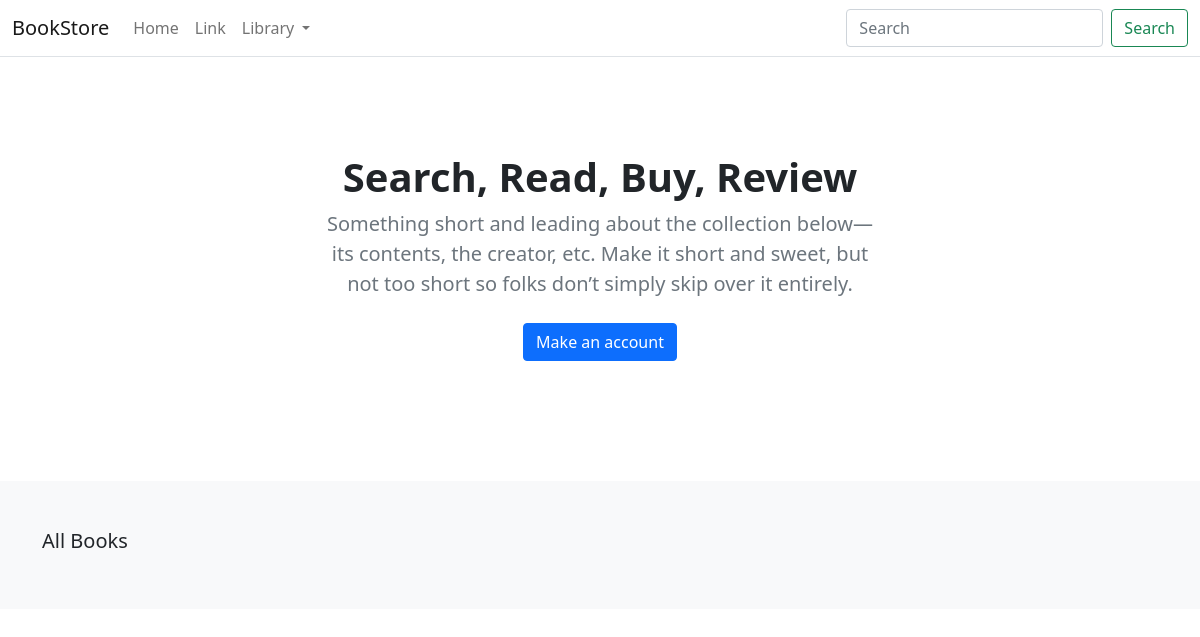
Before: / with the older database file.
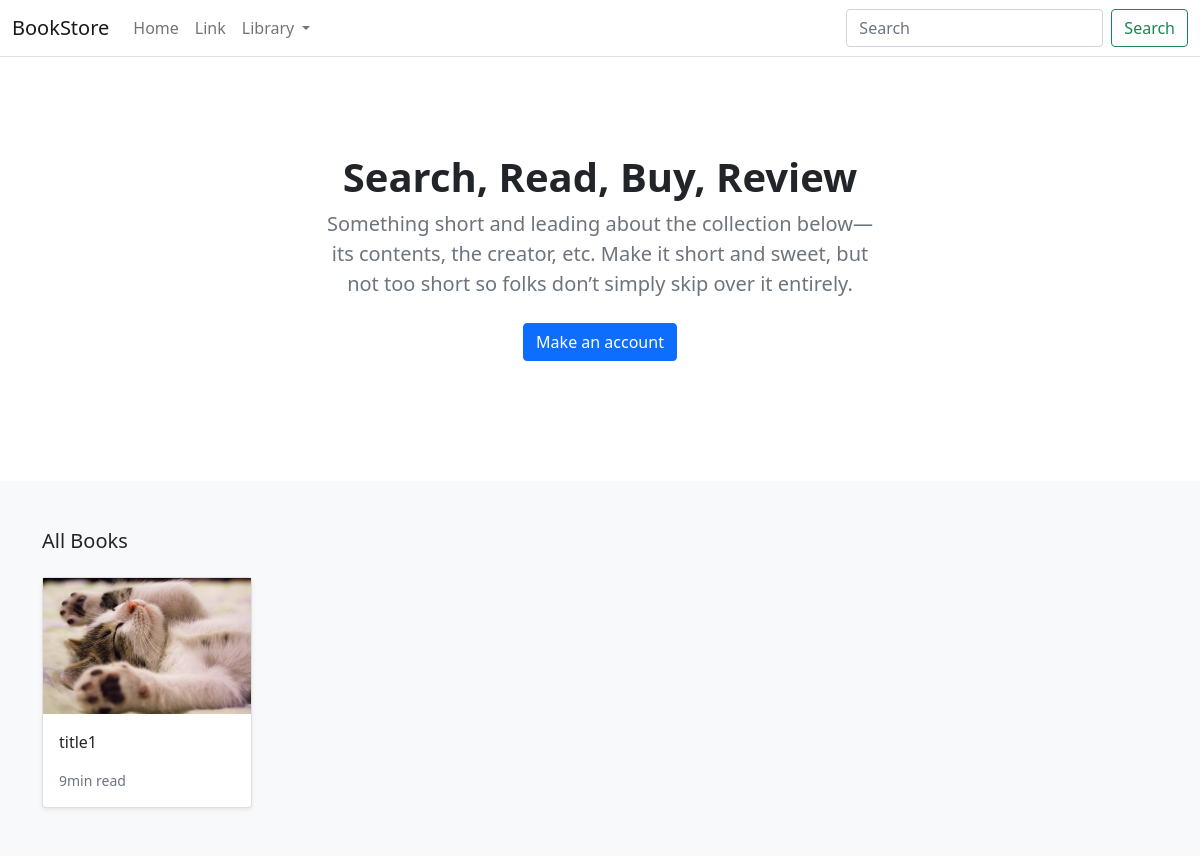
After: the same page with the newer database file.
### store/models.py (models this page shows, shortened)
class Product(models.Model):
    category = models.ForeignKey(Category, related_name='product', on_delete=models.CASCADE)
    created_by = models.ForeignKey(User, on_delete=models.CASCADE, related_name='product_creator')
    title = models.CharField(max_length=255)
    author = models.CharField(max_length=255, default='admin')
    description = models.TextField(blank=True)
    image = models.ImageField(upload_to='images/')
    slug = models.SlugField(max_length=255)
    price = models.DecimalField(max_digits=4, decimal_places=2)
    in_stock = models.BooleanField(default=True)
    is_active = models.BooleanField(default=True)
    created = models.DateTimeField(auto_now_add=True)
    updated = models.DateTimeField(auto_now=True)
    class Meta:
        verbose_name_plural = 'Products'
        ordering = ('-created',)

### store/views.py (the view)
# urls.py: path('', views.all_products, name = 'all_products'),
def all_products(request):
    products = Product.objects.all()
    return render(request, 'store/home.html', {'products': products})

### templates/store/home.html (shortened to what this page needs)
{% extends "./base.html" %}
{% load static %}
{% block content %}
<main>
  <section class="py-5 text-center container">
    <div class="row py-lg-5">
      <div class="col-lg-6 col-md-8 mx-auto">
        <h1 class="h1 fw-bold">Search, Read, Buy, Review</h1>
        <p class="lead text-muted">Something short and leading about the collection below—its contents, the creator,
          etc. Make it short and sweet, but not too short so folks don’t simply skip over it entirely.</p>
        <p>
          <a href="#" class="btn btn-primary my-2">Make an account</a>
        </p>
      </div>
    </div>
  </section>
  <div class="album py-5 bg-light">
    <div class="container">
      <div class="pb-3 h5">All Books</div>
      <div class="row row-cols-1 row-cols-sm-2 row-cols-md-5 g-3">
        {% for product in products %}
        <div class="col">
          <div class="card shadow-sm">
            <img class="img-fluid" alt="Responsive image" src="{{ product.image.url }}">
            <div class="card-body">
              <p class="card-text">
                <a class="text-dark text-decoration-none" href="{{ product.get_absolute_url }}">{{ product.title }}</a>
              </p>
              <div class="d-flex justify-content-between align-items-center">
                <small class="text-muted">9min read</small>
              </div>
            </div>
          </div>
        </div>
        {% endfor %}
      </div>
    </div>
  </div>
</main>
{% endblock %}

### templates/store/base.html (shortened to what this page needs)
{% load static %}
<!DOCTYPE html>
<html>
<head>
    <link href="https://cdn.jsdelivr.net/npm/bootstrap@5.0.0-beta1/dist/css/bootstrap.min.css" rel="stylesheet">
</head>
<body>
    <header>
        <nav class="navbar navbar-expand-md navbar-light bg-white border-bottom">
            <div class="container-fluid">
                <a class="navbar-brand" href="#">BookStore</a>
                <div class="collapse navbar-collapse" id="navbarCollapse">
                    <ul class="navbar-nav me-auto mb-2 mb-md-0">
                        <li class="nav-item active">
                            <a class="nav-link" aria-current="page" href="/">Home</a>
                        </li>
                        <li class="nav-item">
                            <a class="nav-link" href="#">Link</a>
                        </li>
                        <li class="nav-item dropdown">
                            <a class="nav-link dropdown-toggle" href="#" id="navbarDropdown" role="button"
                                data-bs-toggle="dropdown" aria-expanded="false">
                                Library
                            </a>
                        </li>
                    </ul>
                    <form class="d-flex">
                        <input class="form-control me-2" type="search" placeholder="Search" aria-label="Search">
                        <button class="btn btn-outline-success" type="submit">Search</button>
                    </form>
                </div>
            </div>
        </nav>
    </header>
    <div id="content">{% block content %} {% endblock %}</div>
</body>
</html>

Changed rows visible on the page:
added Product: image (picture), title "title1"
